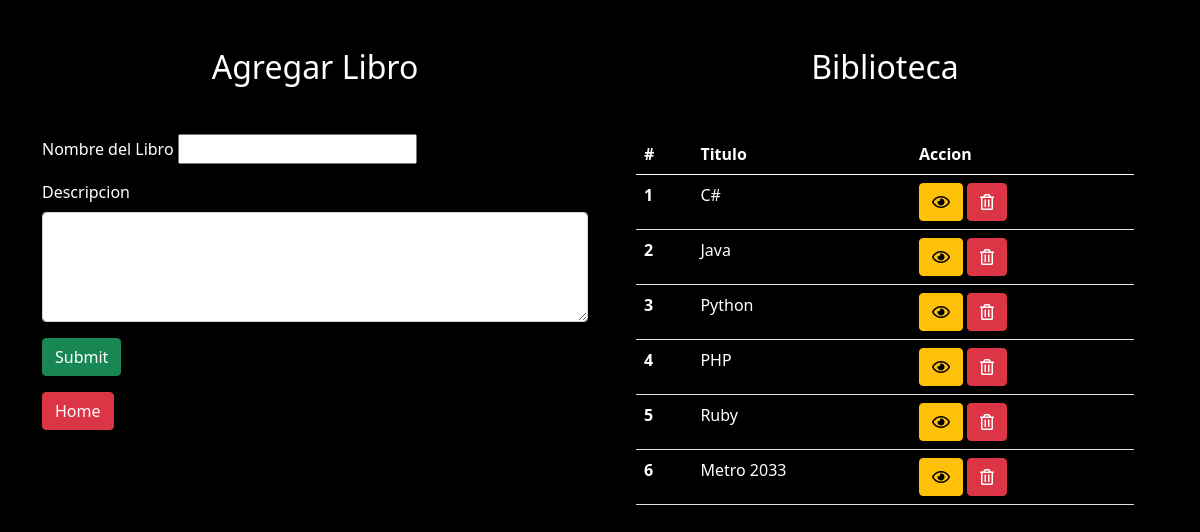
/libro, run on an earlier commit of the app's database.
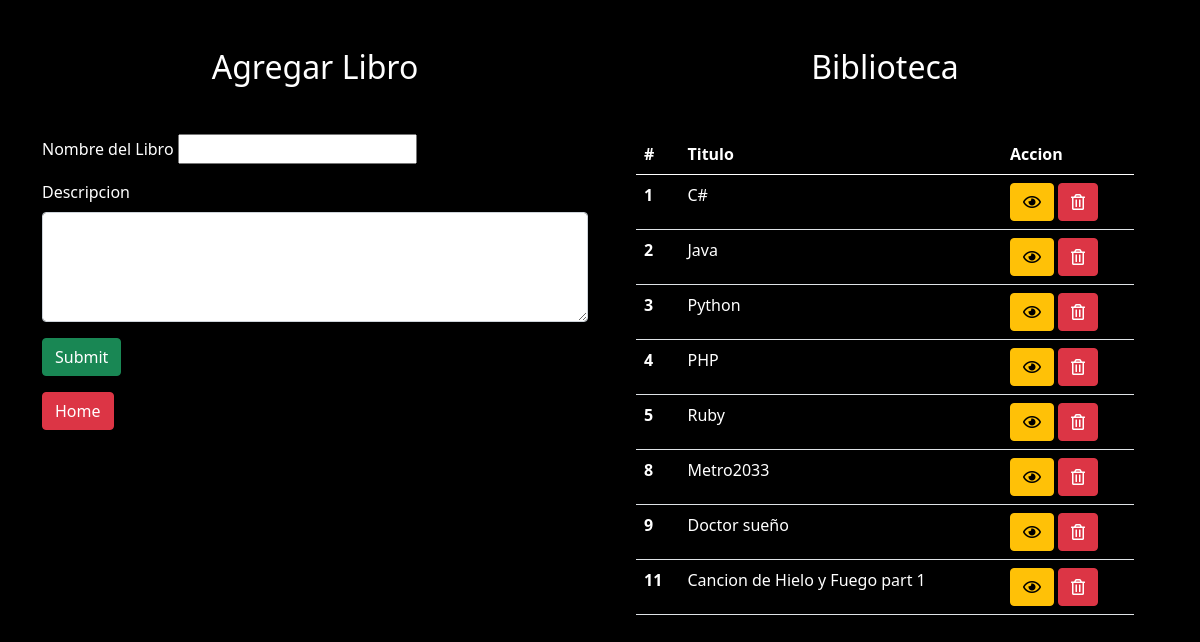
And on a later commit of the database.
### books_author_app/models.py (models this page shows, shortened)
class Book(models.Model):
    title = models.CharField(max_length=255)
    desc = models.TextField()
    created_at = models.DateTimeField(auto_now_add=True)
    updated_at = models.DateTimeField(auto_now=True)

### books_author_app/views.py (the view)
# urls.py: path('libro',views.libro),
def libro(request):
    if request.method == 'GET':
        libro = Book.objects.all()
        context = {
            'libro': libro,
        }
        return render(request, 'libro.html', context)
    else:
        title = request.POST['title']
        desc = request.POST['desc']
        libro_nuevo = Book.objects.create(title=title, desc=desc)
        return redirect('/libro')

### books_author_app/templates/libro.html (shortened to what this page needs)
<!DOCTYPE html>
<html lang="en">
<head>
    <link href="https://cdn.jsdelivr.net/npm/bootstrap@5.1.0/dist/css/bootstrap.min.css" rel="stylesheet"
>
    {%load static%}
    <link rel="stylesheet" href="{% static 'css/style.css' %}">
    <link rel="stylesheet" href="https://pro.fontawesome.com/releases/v5.10.0/css/all.css"
 />
</head>
<body>
    <div class="container">
        <div class="row">
            <div class="col-6">
                <h2 class="my-5 text-center">Agregar Libro</h2>
                <form method="POST" action="../libro" id="form_book">
                    <div class="my-3">
                        <label for="">Nombre del Libro</label>
                        <input type="text" name="title" id="title" required>
                    </div>
                    <div class="mb-3">
                        <label for="exampleFormControlTextarea1" class="form-label">Descripcion</label>
                        <textarea class="form-control" rows="4" name="desc"
                            required id="desc"></textarea>
                    </div>
                    <button class="btn btn-success" type="submit">Submit</button>
                </form>
                <a href="/" class="btn btn-danger mt-3">Home</a>
            </div>
            <div class="col-6">
                <h2 class="my-5 text-center">Biblioteca</h2>
                <div class="container">
                    <table class="table">
                        <thead>
                            <tr>
                                <th scope="col">#</th>
                                <th scope="col">Titulo</th>
                                <th scope="col">Accion</th>
                            </tr>
                        </thead>
                        <div>
                            <tbody id="lista_libros">
                                {% for book in libro%}
                                <tr>
                                    <th scope="row">{{book.id}}</th>
                                    <td>{{book.title}}</td>
                                    <td><a href="/view/book/{{book.id}}" class="btn btn-warning"><i
                                                class="far fa-eye"></i></a>
                                        <a href="/delete/{{book.id}}" class="btn btn-danger"><i
                                                class="far fa-trash-alt"></i></a>
                                    </td>
                                </tr>
                                {%endfor%}
                            </tbody>
                        </div>
                    </table>
                </div>
            </div>
        </div>
    </div>
</body>
</html>

### books_author_app/static/css/style.css (style rules this page uses)
body { background-color: black; }
h2,label,th,td { color: white; }
tbody { height: 20em; overflow: scroll; }

What changed in the data, as far as the page shows it:
removed Book: id "6", title "Metro 2033"
added Book: id "8", title "Metro2033"
added Book: id "9", title "Doctor sueño"
added Book: id "11", title "Cancion de Hielo y Fuego part 1"
